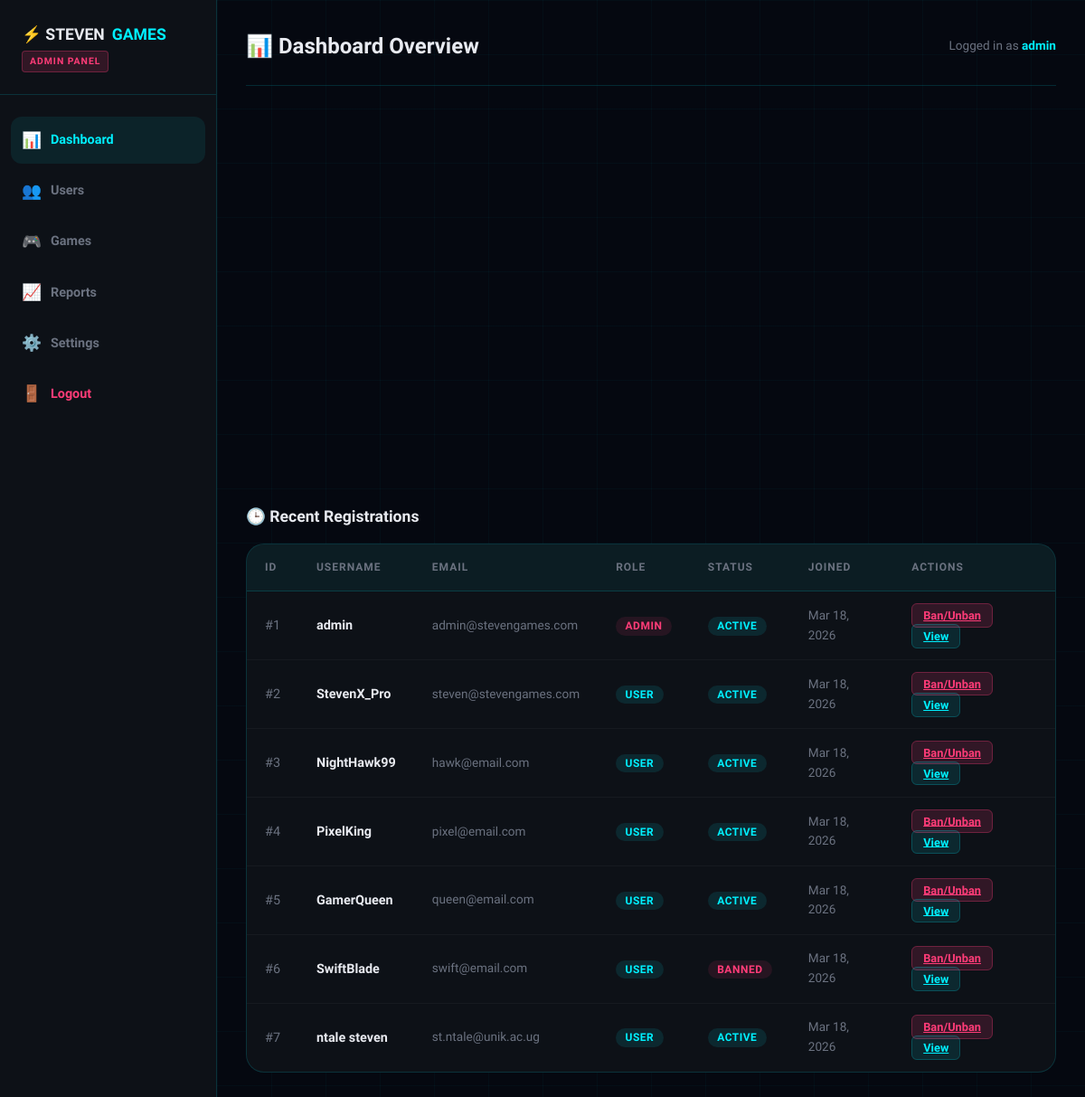
/admin/index.php (signed in), run on the app's committed database.
### tables this page shows
CREATE TABLE `users` (
  `id` int(11) NOT NULL AUTO_INCREMENT,
  `username` varchar(50) NOT NULL,
  `email` varchar(100) NOT NULL,
  `password` varchar(255) NOT NULL,
  `role` enum('user','admin') NOT NULL DEFAULT 'user',
  `status` enum('active','banned') NOT NULL DEFAULT 'active',
  `score` int(11) NOT NULL DEFAULT 0,
  `games_played` int(11) NOT NULL DEFAULT 0,
  `win_streak` int(11) NOT NULL DEFAULT 0,
  `last_login` datetime DEFAULT NULL,
  `created_at` datetime NOT NULL DEFAULT current_timestamp(),
  PRIMARY KEY (`id`),
  UNIQUE KEY `username` (`username`),
  UNIQUE KEY `email` (`email`)
);

### admin/index.php (the view, shortened to what this page needs)
<?php
$db = getDB();
$recent_users = $db->query("SELECT id, username, email, role, status, created_at, last_login FROM users ORDER BY created_at DESC LIMIT 10")->fetch_all(MYSQLI_ASSOC);
?>
<!DOCTYPE html>
<html lang="en">
<head>
  <link rel="stylesheet" href="../css/style.css">
</head>
<body>
<div class="particles" id="particles"></div>
<div class="admin-layout">
  <aside class="admin-sidebar">
    <div class="admin-logo">
      <a href="../index.php">⚡ STEVEN<span>GAMES</span></a>
      <div class="admin-badge">ADMIN PANEL</div>
    </div>
    <nav class="admin-nav">
      <a href="index.php" class="active"><span class="nav-icon">📊</span> Dashboard</a>
      <a href="users.php"><span class="nav-icon">👥</span> Users</a>
      <a href="games.php"><span class="nav-icon">🎮</span> Games</a>
      <a href="reports.php"><span class="nav-icon">📈</span> Reports</a>
      <a href="settings.php"><span class="nav-icon">⚙️</span> Settings</a>
      <a href="../logout.php" style="margin-top: auto; color: var(--accent2)"><span class="nav-icon">🚪</span> Logout</a>
    </nav>
  </aside>
  <main class="admin-main">
    <div class="admin-topbar">
      <h1>📊 Dashboard Overview</h1>
      <div style="font-size:0.85rem; color:var(--text-muted)">
        Logged in as <strong style="color:var(--accent)"><?= htmlspecialchars($_SESSION['username']) ?></strong>
      </div>
    </div>
    <div class="admin-cards">
    </div>
    <div class="section-title">🕒 Recent Registrations</div>
    <div class="data-table">
      <table>
        <thead>
          <tr>
            <th>ID</th>
            <th>Username</th>
            <th>Email</th>
            <th>Role</th>
            <th>Status</th>
            <th>Joined</th>
            <th>Actions</th>
          </tr>
        </thead>
        <tbody>
          <?php foreach($recent_users as $u): ?>
          <tr>
            <td style="color:var(--text-muted)">#<?= $u['id'] ?></td>
            <td><strong><?= htmlspecialchars($u['username']) ?></strong></td>
            <td style="color:var(--text-muted);font-size:0.85rem"><?= htmlspecialchars($u['email']) ?></td>
            <td><span class="status-badge <?= $u['role']==='admin' ? 'status-banned' : 'status-active' ?>"><?= strtoupper($u['role']) ?></span></td>
            <td><span class="status-badge <?= $u['status']==='active' ? 'status-active' : 'status-banned' ?>"><?= strtoupper($u['status']) ?></span></td>
            <td style="font-size:0.85rem;color:var(--text-muted)"><?= date('M j, Y', strtotime($u['created_at'])) ?></td>
            <td>
              <a href="users.php?action=ban&id=<?= $u['id'] ?>" class="action-btn btn-ban" onclick="return confirm('Toggle ban for this user?')">Ban/Unban</a>
              <a href="users.php?view=<?= $u['id'] ?>" class="action-btn btn-view">View</a>
            </td>
          </tr>
          <?php endforeach; ?>
        </tbody>
      </table>
    </div>
  </main>
</div>
</body>
</html>

### css/style.css (style rules this page uses)
:root { --bg-dark: #050810; --bg-card: #0d1117; --bg-nav: rgba(5, 8, 16, 0.95); --accent: #00f0ff; --accent2: #ff3c78; --accent3: #7c3aed; --gold: #ffd700; --text: #e8eaf0; --text-muted: #6b7280; --border: rgba(0, 240, 255, 0.15); --glow: 0 0 20px rgba(0, 240, 255, 0.4); --glow-pink: 0 0 20px rgba(255, 60, 120, 0.4); --card-shadow: 0 8px 32px rgba(0,0,0,0.6); --font-display: 'Orbitron', monospace; --font-body: 'Rajdhani', sans-serif; --radius: 12px; --radius-lg: 20px; }
*, *::before, *::after { box-sizing: border-box; margin: 0; padding: 0; }
html { scroll-behavior: smooth; }
body { font-family: var(--font-body); background: var(--bg-dark); color: var(--text); min-height: 100vh; overflow-x: hidden; font-size: 16px; line-height: 1.6; }
.particles { position: fixed; inset: 0; z-index: 0; pointer-events: none; }
.admin-layout { display: flex; min-height: 100vh; }
.admin-sidebar { width: 240px; background: var(--bg-card); border-right: 1px solid var(--border); position: fixed; left: 0; top: 0; bottom: 0; display: flex; flex-direction: column; padding: 1.5rem 0; z-index: 50; }
.admin-logo { padding: 0 1.5rem 1.5rem; border-bottom: 1px solid var(--border); margin-bottom: 1.5rem; }
.admin-logo a { font-family: var(--font-display); font-weight: 900; font-size: 1.1rem; color: var(--text); text-decoration: none; display: flex; align-items: center; gap: 8px; }
.admin-logo a span { color: var(--accent); }
.admin-badge { display: inline-block; background: rgba(255,60,120,0.15); border: 1px solid rgba(255,60,120,0.3); color: var(--accent2); font-size: 0.65rem; letter-spacing: 1px; padding: 0.15rem 0.5rem; border-radius: 4px; font-weight: 700; margin-top: 4px; }
.admin-nav { flex: 1; padding: 0 0.75rem; }
.admin-nav a { display: flex; align-items: center; gap: 10px; padding: 0.75rem 0.75rem; border-radius: var(--radius); color: var(--text-muted); text-decoration: none; font-weight: 600; font-size: 0.9rem; transition: all 0.2s; margin-bottom: 0.25rem; }
.admin-nav a:hover, .admin-nav a.active { color: var(--accent); background: rgba(0,240,255,0.08); }
.admin-nav a .nav-icon { font-size: 1.1rem; }
.admin-main { margin-left: 240px; flex: 1; padding: 2rem; position: relative; z-index: 1; }
.admin-topbar { display: flex; align-items: center; justify-content: space-between; margin-bottom: 2rem; padding-bottom: 1.5rem; border-bottom: 1px solid var(--border); }
.admin-topbar h1 { font-family: var(--font-display); font-size: 1.5rem; font-weight: 900; }
.admin-cards { display: grid; grid-template-columns: repeat(auto-fill, minmax(220px, 1fr)); gap: 1.25rem; margin-bottom: 2.5rem; }
.data-table { background: var(--bg-card); border: 1px solid var(--border); border-radius: var(--radius-lg); overflow: hidden; }
.data-table table { width: 100%; border-collapse: collapse; }
.data-table th { background: rgba(0,240,255,0.05); padding: 1rem 1.25rem; text-align: left; font-family: var(--font-display); font-size: 0.75rem; letter-spacing: 1px; color: var(--text-muted); font-weight: 700; text-transform: uppercase; border-bottom: 1px solid var(--border); }
.data-table td { padding: 0.9rem 1.25rem; border-bottom: 1px solid rgba(255,255,255,0.04); font-size: 0.9rem; }
.data-table tr:last-child td { border-bottom: none; }
.status-badge { padding: 0.2rem 0.65rem; border-radius: 50px; font-size: 0.75rem; font-weight: 700; letter-spacing: 0.5px; }
.status-active { background: rgba(0,240,255,0.1); color: var(--accent); }
.status-banned { background: rgba(255,60,120,0.1); color: var(--accent2); }
.section-title { font-family: var(--font-display); font-size: 1.1rem; font-weight: 700; margin-bottom: 1rem; display: flex; align-items: center; gap: 8px; }
.action-btn { padding: 0.3rem 0.75rem; border-radius: 6px; font-size: 0.8rem; font-weight: 600; border: none; cursor: pointer; transition: all 0.2s; }
.btn-ban { background: rgba(255,60,120,0.15); color: var(--accent2); border: 1px solid rgba(255,60,120,0.3); }
.btn-view { background: rgba(0,240,255,0.1); color: var(--accent); border: 1px solid rgba(0,240,255,0.2); }

### data on the page
users: id "1", username "admin", email "admin@stevengames.com", role "ADMIN", status "ACTIVE", created_at "Mar 18, 2026"
users: id "2", username "StevenX_Pro", email "steven@stevengames.com", role "USER", status "ACTIVE", created_at "Mar 18, 2026"
users: id "3", username "NightHawk99", email "hawk@email.com", role "USER", status "ACTIVE", created_at "Mar 18, 2026"
users: id "4", username "PixelKing", email "pixel@email.com", role "USER", status "ACTIVE", created_at "Mar 18, 2026"
users: id "5", username "GamerQueen", email "queen@email.com", role "USER", status "ACTIVE", created_at "Mar 18, 2026"
users: id "6", username "SwiftBlade", email "swift@email.com", role "USER", status "BANNED", created_at "Mar 18, 2026"
users: id "7", username "ntale steven", email "st.ntale@unik.ac.ug", role "USER", status "ACTIVE", created_at "Mar 18, 2026"

### other printed values
$_SESSION['username'] "admin"
